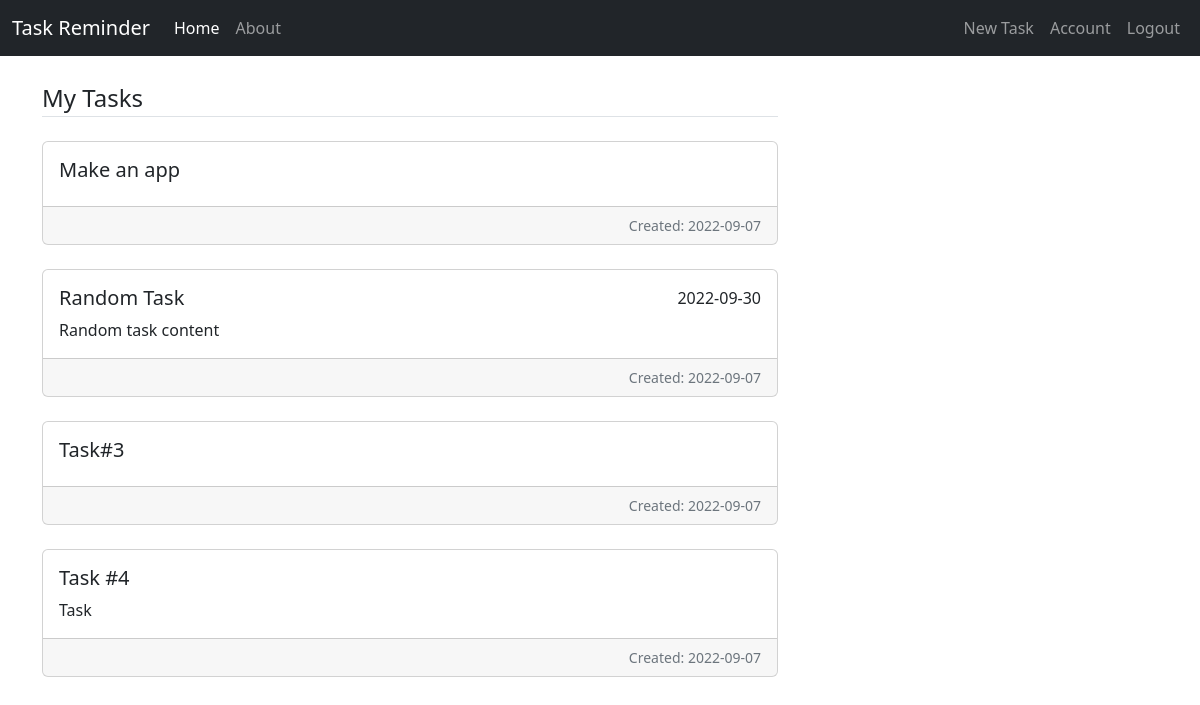
The page /home (signed in) on the database as committed earlier.
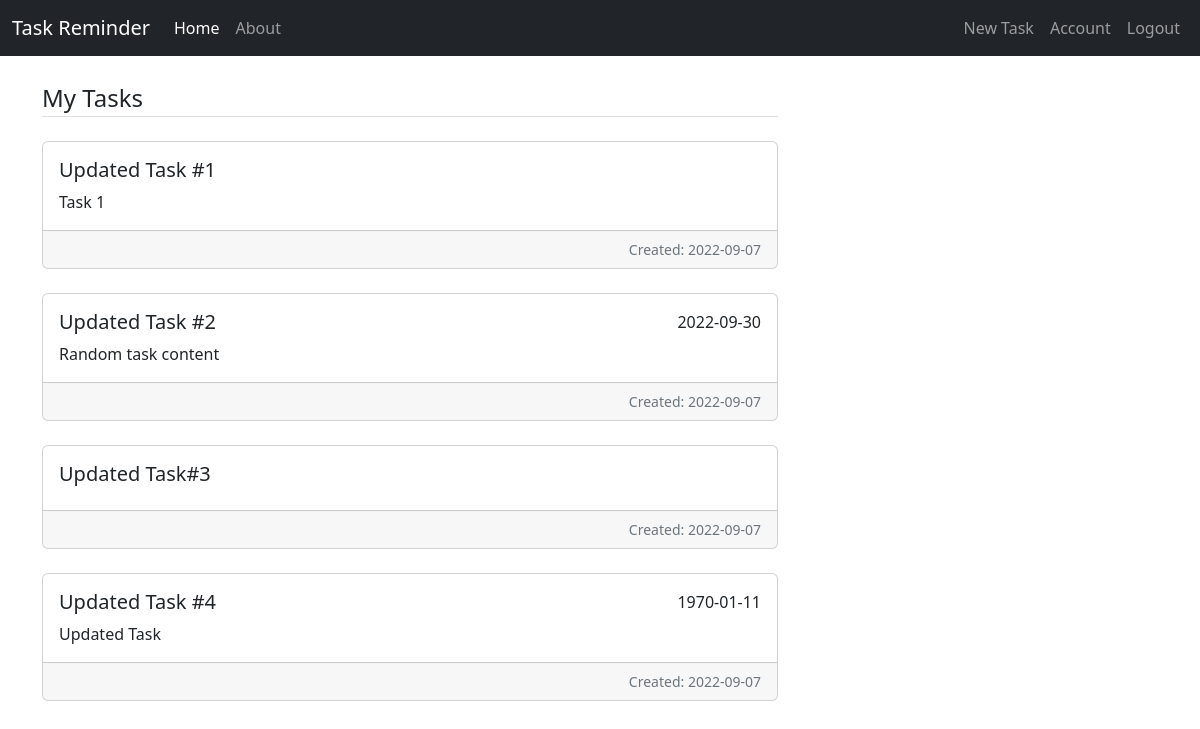
The same page on the database as committed later.
### task_app/models.py (models this page shows, shortened)
class Task(db.Model):
    id = db.Column(db.Integer, primary_key=True)
    title = db.Column(db.String(100), nullable=False)
    content = db.Column(db.Text)
    date_created = db.Column(db.Date, nullable=False, default=datetime.utcnow)
    date_tasked = db.Column(db.Date, default=date(1970, 1, 1)) # Date cannot be null. TODO validation
    user_id = db.Column(db.Integer, db.ForeignKey("user.id"), nullable=False)

### task_app/routes.py (the view)
@app.route("/")
@app.route("/home")
@login_required
def home():
    tasks = Task.query.filter_by(user_id=current_user.id).all()
    return render_template("home.html", tasks=tasks)

### task_app/models.py (called while the page is built)
@login_manager.user_loader
def load_user(user_id):
    return User.query.get(int(user_id))

### task_app/templates/home.html (shortened to what this page needs)
{% extends "layout.html" %}
{% block content %}
    <legend class="border-bottom mb-4 mt-4">My Tasks</legend>
    {% for task in tasks %}
        <div class="card text-justify mb-4">
            <div class="card-body">
                <div class="d-flex">
                    <h5 class="card-title">{{ task.title }}</h5>
                    <span class="card-text ms-auto">
                        {{ task.date_tasked if task.date_tasked.strftime("%Y-%m-%d") != "1970-01-01" else "" }}
                    </span>
                </div>
                <p class="card-text">{{ task.content }}</p>
            </div>
            <div class="card-footer text-muted d-flex">
                <small class="ms-auto">Created: {{ task.date_created.strftime("%Y-%m-%d") }}</small>
            </div>
        </div>
    {% endfor %}
{% endblock content %}

### task_app/templates/layout.html (shortened to what this page needs)
<!DOCTYPE html>
<html lang="en">
<head>
    <link href="https://cdn.jsdelivr.net/npm/bootstrap@5.2.0/dist/css/bootstrap.min.css" rel="stylesheet"
>
    <link rel="stylesheet" href="https://cdn.jsdelivr.net/npm/bootstrap-icons@1.9.1/font/bootstrap-icons.css">
    <link rel="stylesheet" href="{{ url_for('static', filename='styles.css') }}">
</head>
<body>
    <nav class="navbar navbar-expand-sm navbar-dark bg-dark" aria-label="Third navbar example">
        <div class="container-fluid">
          <a class="navbar-brand" href="{{ url_for('home') }}">Task Reminder</a>
          <div class="collapse navbar-collapse" id="navbarsExample03">
            <ul class="navbar-nav me-auto mb-2 mb-sm-0">
              <li class="nav-item"><a class="nav-link active" aria-current="page" href="{{ url_for('home') }}">Home</a></li>
              <li class="nav-item"><a class="nav-link" href="{{ url_for('about') }}">About</a></li>
            </ul>
            <ul class="navbar-nav mb-2 mb-sm-0">
              {% if current_user.is_authenticated %}
              <li class="nav-item"><a class="nav-link" href="{{ url_for('new_task') }}">New Task</a></li>
                <li class="nav-item"><a class="nav-link" href="{{ url_for('account') }}">Account</a></li>
                <li class="nav-item"><a class="nav-link" href="{{ url_for('logout') }}">Logout</a></li>
              {% else %}
                <li class="nav-item"><a class="nav-link" href="{{ url_for('login') }}">Login</a></li>
                <li class="nav-item"><a class="nav-link" href="{{ url_for('register') }}">Register</a></li>
              {% endif%}
            </ul>
          </div>
        </div>
      </nav>
    <main role="main" class="container">
        <div class="row">
          <div class="col-md-8">
            {% block content %}{% endblock %}
          </div>
        </div>
      </main>
</body>
</html>

Rows that differ between the two databases and show on the page:
changed Task: title "Make an app" → "Updated Task #1"; content (not shown) → "Task 1"
changed Task "Random task content": title "Random Task" → "Updated Task #2"
changed Task: title "Task#3" → "Updated Task#3"
changed Task: title "Task #4" → "Updated Task #4"; date_tasked (not shown) → "1970-01-11"; content "Task" → "Updated Task"
